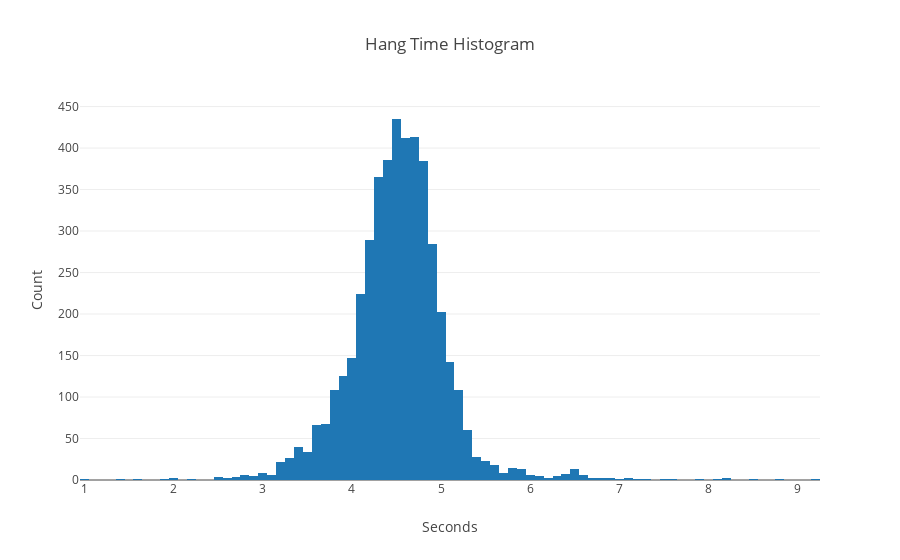

The notebook cell this image was saved under:
### Markdown cell above
Since the majority of injuries are occuring when there is a return, I'll look to find the differences between returns and other outcomes, starting with the time the distance between the returner and the coverage team.

### Returner and Coverage Team Metrics During Punt
Explore:
    - Distribution of punt hang times
        - will need a general sense of how long the ball is in the air
    - For each second from the time the ball is punted to the time it is received:
        - calculate distance from each coverage man to the returner
        - calculate the speed (mph) for each player

##### Punt Hang Times

### Code cell
#Create a function to calculate the time in secs from punt to land
def get_hang_time(ngs_df, start_event='punt', *stop_events):
    punt_event = ngs_df.loc[ngs_df.Event==start_event] \
        .groupby(['Season_Year', 'GameKey','PlayID'], as_index = False)['Time'].min()
    punt_event.rename(columns = {'Time':'punt_time'}, inplace=True)
    punt_event['punt_time'] = pd.to_datetime(punt_event['punt_time'],\
                                             format='%Y-%m-%d %H:%M:%S.%f')
    
    receiving_event = ngs_df.loc[ngs_df.Event.isin(stop_events)] \
        .groupby(['Season_Year', 'GameKey','PlayID'], as_index = False)['Time'].min()
    receiving_event.rename(columns = {'Time':'receiving_time'}, inplace=True)
    receiving_event['receiving_time'] = pd.to_datetime(receiving_event['receiving_time'],\
                                             format='%Y-%m-%d %H:%M:%S.%f')
    
    punt_df = punt_event.merge(receiving_event, how='inner', on = ['Season_Year','GameKey','PlayID']) \
                .reset_index(drop=True)
    
    punt_df['hang_time'] = (punt_df['receiving_time'] - punt_df['punt_time']).dt.total_seconds()
    
    return punt_df

punt_df = get_hang_time(NGS_df, 'punt', 'punt_received', 'fair_catch')

#Visualize the hang times with a histogram
data = [go.Histogram(x=punt_df.hang_time)]

layout = go.Layout(
    title='Hang Time Histogram',
    xaxis=dict(
        title='Seconds'
    ),
    yaxis=dict(
        title='Count'
    )
)

fig = go.Figure(data=data, layout=layout)
iplot(fig, filename='basic histogram')

### Figure 1 — Plotly figure (JSON) as saved in the notebook; plotly's stock layout.template omitted (floating-point values rounded to 4 significant figures; data arrays with more than 128 entries replaced by an {"elided": "..."} marker saying what was removed)
{"data": [{"type": "histogram", "uid": "f67cd87d-27e7-4313-a0fd-8958e0186694", "x": {"elided": "4557 float values"}}], "layout": {"title": "Hang Time Histogram", "xaxis": {"title": "Seconds"}, "yaxis": {"title": "Count"}}}
